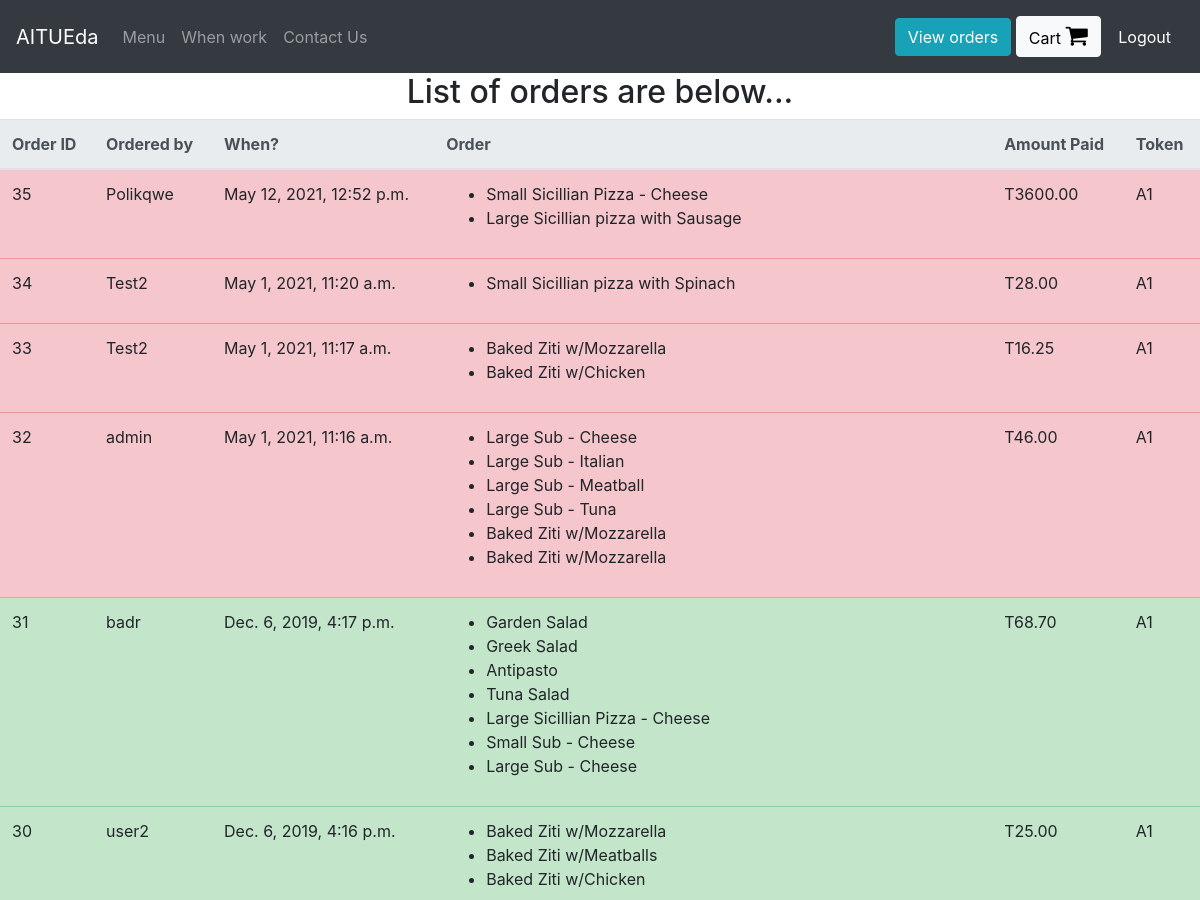
The page /view-orders (signed in, upper part) on the database as committed earlier.
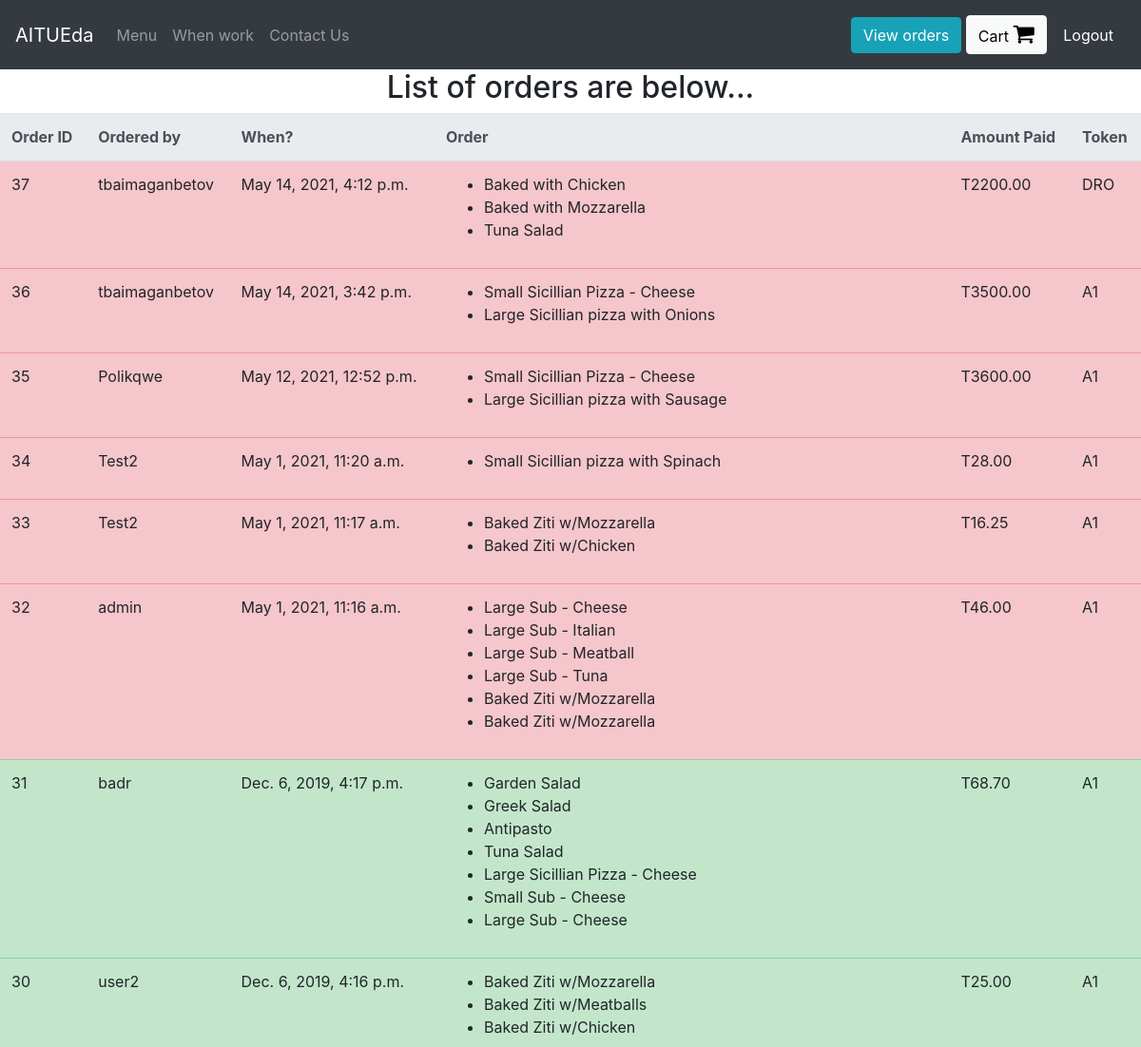
The same page on the database as committed later.
### orders/models.py (models this page shows, shortened)
class UserOrder(models.Model):
    username = models.CharField(max_length=200)  # who placed the order
    order = models.TextField()  # this will be a string representation of the cart from localStorage
    price = models.DecimalField(max_digits=6, decimal_places=2)  # how much was the order
    time_of_order = models.DateTimeField(default=datetime.now, blank=True)
    token = models.TextField(default="A1")
    delivered = models.BooleanField()

### orders/views.py (the view)
# urls.py: path("view-orders", views.view_orders, name="view_orders"),
def view_orders(request):
    if request.user.is_superuser:
        rows = UserOrder.objects.all().order_by('-time_of_order')
        return render(request, "orders/orders.html", context={"rows": rows})
    else:
        rows = UserOrder.objects.all().filter(username=request.user.username).order_by('-time_of_order')
        return render(request, "orders/orders.html", context={"rows": rows})

### orders/templatetags/custom_tags.py (called while the page is built)
@register.filter(name="format_cart")
def format_cart(value):
    return value[1:-1].split(",")

@register.filter(name="format_cart_item")
def format_cart_item(value):
    return value.replace("'","")

### orders/templates/orders/orders.html
{% extends 'orders/header.html' %}
{% load custom_tags %}
{% block content %}
<div class="container-fluid">
  <div class="row justify-content-center">
    {% if user.is_superuser %}
      <h2>List of orders are below...</h2>
    {% else %}
      <h2> Orders by: {{user.get_username}} </h2>
    {% endif %}
    <table class="table">
        <thead class="thead-light">
        <tr>
          <th scope="col">Order ID</th>
          <th scope="col">Ordered by</th>
          <th scope="col">When?</th>
          <th scope="col">Order</th>
          <th scope="col">Amount Paid</th>
          <th scope="col">Token</th>
        </tr>
        </thead>
        <tbody id = "orders_table">
          {% for row in rows %}
          {% if row.delivered %}
            <tr class="table-success">
          {% else %}
            <tr class="table-danger mark-as-complete">
          {% endif %}
              <td>{{row.id}}</td>
              <td>{{row.username}}</td>
              <td>{{row.time_of_order}}</td>
              <td >
                <ul>
                  {% for item in row.order|format_cart %}
                    <li>{{item|format_cart_item}}</li>
                  {% endfor %}
                </ul>
              </td>
              <td>T{{row.price}}</td>
              <td>{{row.token}}</td>
            </tr>
          {% endfor %}
        </tbody>
    </table>
  </div>
</div>
{% endblock %}

Rows that differ between the two databases and show on the page:
added UserOrder: id "37", username "tbaimaganbetov", time_of_order "May 14, 2021, 4:12 p.m.", order "Baked with Chicken" "Baked with Mozzarella" "Tuna Salad", price "2200.00", token "DRO"
added UserOrder: id "36", username "tbaimaganbetov", time_of_order "May 14, 2021, 3:42 p.m.", order "Small Sicillian Pizza - Cheese" "Large Sicillian pizza with Onions", price "3500.00", token "A1"
